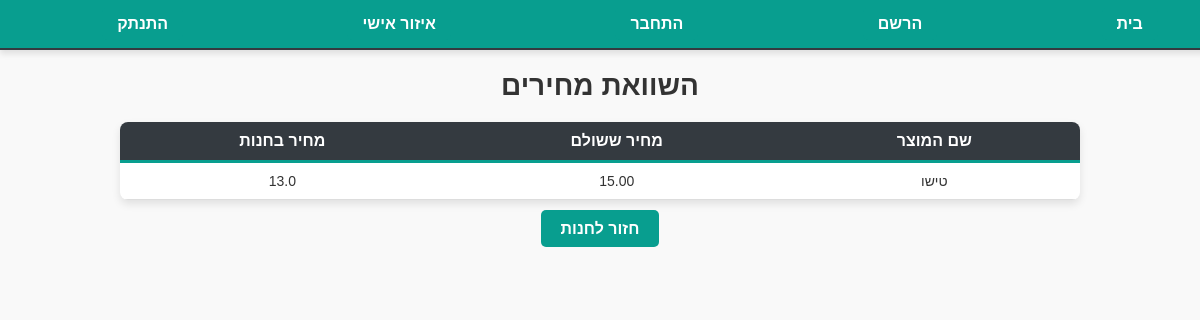
The app's page /compare (signed in) with its own data.
### models/Purchases.py (models this page shows)
class Purchases(db.Model):
    id = db.Column(db.Integer, primary_key = True)
    user_id = db.Column(db.Integer, db.ForeignKey('user.id'),)
    name = db.Column(db.String)
    qty = db.Column(db.Integer, default = 1)
    price = db.Column(db.Numeric(precision=10,scale=2), nullable = False)
    category = db.Column(db.String)
    date = db.Column(db.DateTime, default = datetime.now())

### app.py (the view)
@app.route('/compare', methods=["GET"])
def compare():
    with open ('templates/products.html', "r") as file:
        content = file.read()
    soup = BeautifulSoup(content, 'lxml')
    products_in_store = []
    products = soup.find_all('div', class_='product')  # איתור כל המוצרים
    for product in products:
        name = product.find('p', class_='name').text.strip()  # שליפת שם המוצר
        price_text = product.find('p', class_='price').text.strip()  # שליפת המחיר
        price = float(price_text.replace('ש"ח', '').strip())  # המרת המחיר למספר
        products_in_store.append({"name": name, "price": price})
    purchases = Purchases.query.filter_by(user_id=current_user.id).all()
    cheaper_products = []
    for purchase in purchases:
        for product in products_in_store:
            if purchase.name == product["name"] and purchase.price/purchase.qty > product["price"]:
                cheaper_products.append({
                    "name": purchase.name,
                    "user_price": purchase.price,
                    "store_price": product["price"]
                })
    return render_template('compare.html', cheaper_products=cheaper_products)

### app.py (called while the page is built)
@login_manager.user_loader
def load_user(user_id):
    return User.query.get(int(user_id))

### templates/compare.html (shortened to what this page needs)
{% extends 'index.html' %}
{% block head %}
<link rel="stylesheet" href="static/css/compare.css" />
{% endblock %}
{% block body %}
<h1>השוואת מחירים</h1>
{% if cheaper_products %}
<table>
  <thead>
    <tr>
      <th>שם המוצר</th>
      <th>מחיר ששולם</th>
      <th>מחיר בחנות</th>
    </tr>
  </thead>
  <tbody>
    {% for product in cheaper_products %}
    <tr>
      <td>{{ product.name }}</td>
      <td>{{ product.user_price }}</td>
      <td>{{ product.store_price }}</td>
    </tr>
    {% endfor %}
  </tbody>
</table>
{% else %}
<p>לא נמצאו מוצרים זולים יותר בחנות.</p>
{% endif %}
<a href="\products">חזור לחנות</a>
{% endblock %}

### static/css/index.css (style rules this page uses)
* { direction: rtl; }
body { font-family: Arial, sans-serif; background-color: #f9f9f9; margin: 0; padding: 70px; text-align: center; }

### static/css/compare.css (style rules this page uses)
body { font-family: Arial, sans-serif; background-color: #f9f9f9; margin: 0; padding: 0; text-align: center; }
h1 { color: #333; padding-top: 50px; margin-top: 20px; font-size: 28px; }
table { width: 80%; margin: 20px auto; border-collapse: collapse; background-color: #fff; box-shadow: 0 4px 8px rgba(0, 0, 0, 0.1); border-radius: 8px; overflow: hidden; }
table thead { background-color: #343a40; border-bottom: 3px solid#089e8f; color: #fff; }
table thead th { padding: 10px; text-align: center; font-size: 16px; }
table tbody tr { border-bottom: 1px solid #ddd; }
table td { padding: 10px; text-align: center; font-size: 14px; color: #333; }
a { margin: 20px auto; padding: 10px 20px; background-color:#089e8f; color: #fff; text-decoration: none; font-size: 16px; font-weight: bold; border-radius: 5px; transition: background-color 0.3s ease, transform 0.2s ease; }

### records on screen
Purchases: name "טישו", user_price "15.00", store_price "13.0"
